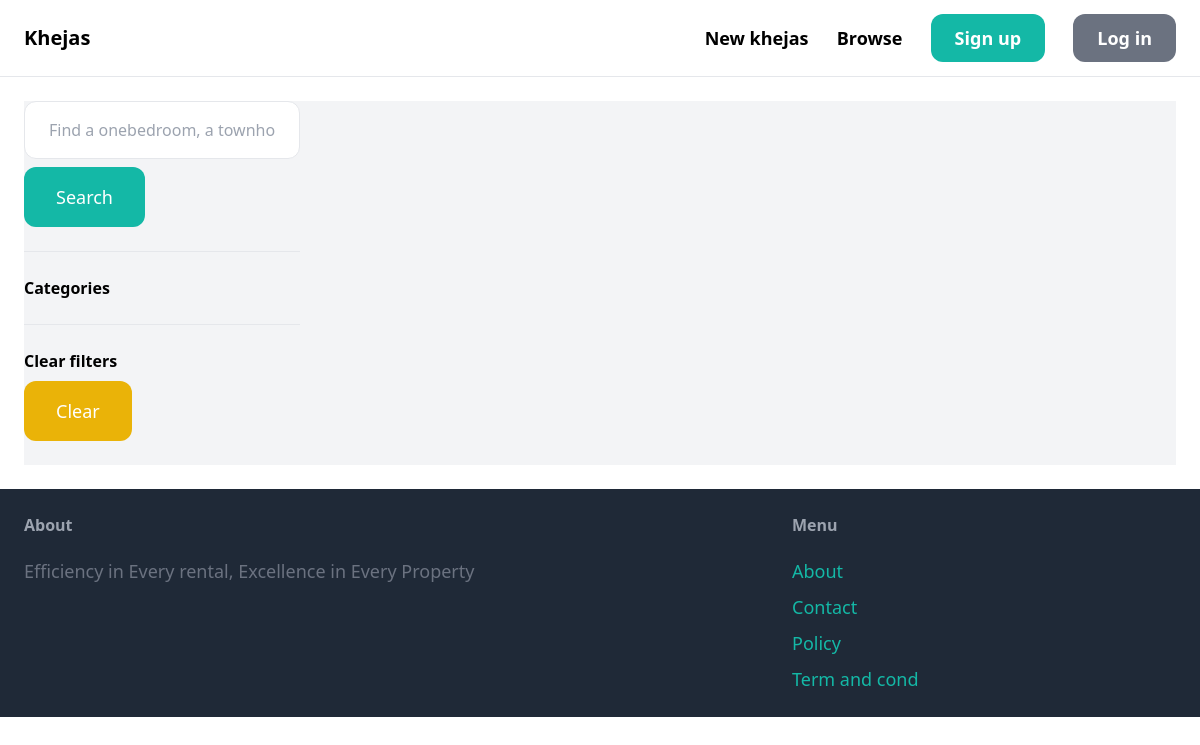
/khejass/, run on an earlier commit of the app's database.
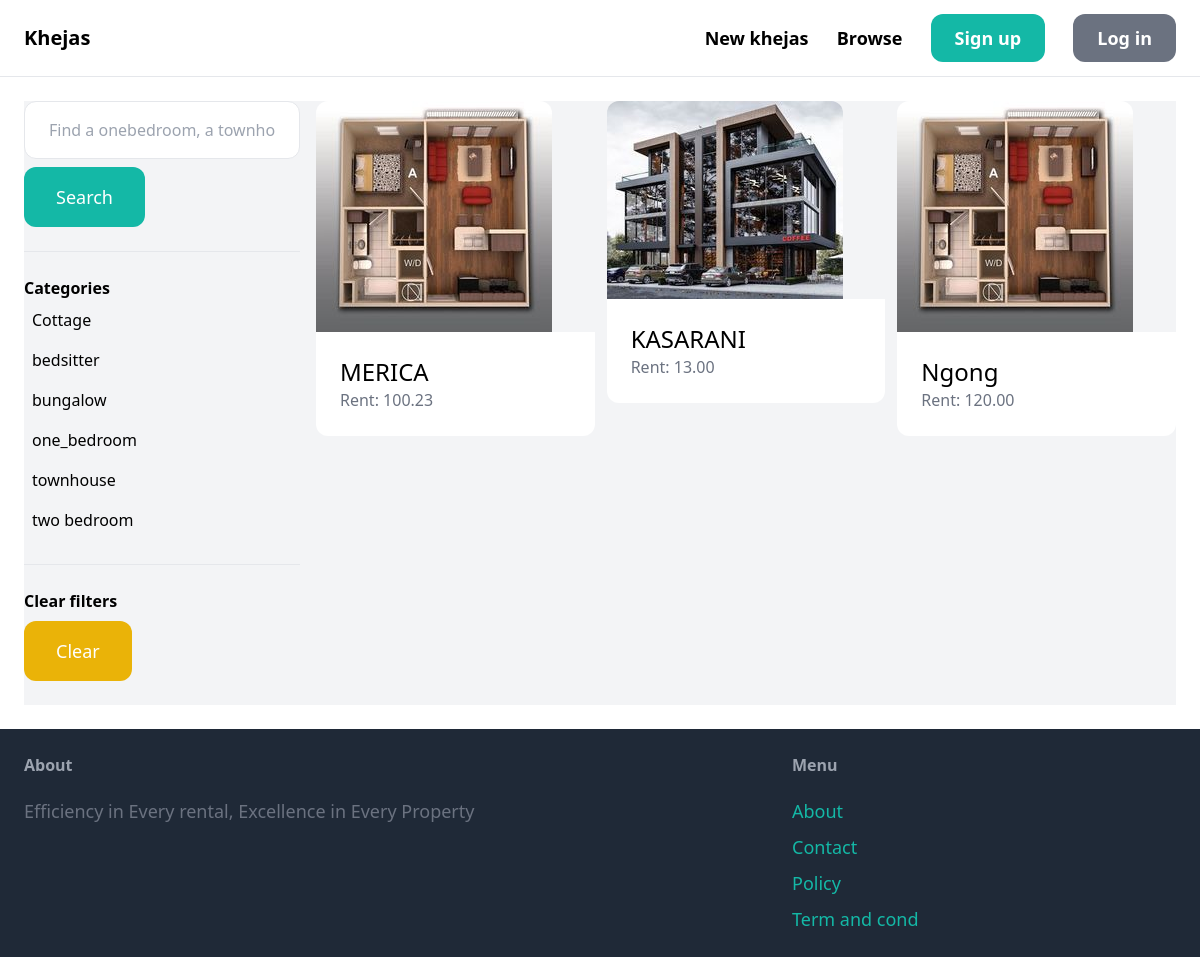
And on a later commit of the database.
### khejas/models.py (models this page shows, shortened)
class Category(models.Model):
    name = models.CharField(max_length=255)
    class Meta:
        ordering = ('name',)
        verbose_name_plural = 'Categories'

class Khejas(models.Model):
    category = models.ForeignKey(Category, related_name='khejass', on_delete=models.CASCADE)
    name = models.CharField(max_length=255)
    description = models.TextField(blank=True, null=True)
    rent = models.DecimalField(max_digits=5, decimal_places=2)
    image = models.ImageField(upload_to='khejas_images', blank=True, null=True)
    is_vacant = models.BooleanField(default=False)
    created_by = models.ForeignKey(User, related_name='khejass', on_delete=models.CASCADE)
    created_at = models.DateTimeField(auto_now_add=True)

### khejas/views.py (the view)
# urls.py: path('khejass/', include('khejas.urls')),
def khejass(request):
    query = request.GET.get('query', '')
    category_id = request.GET.get('category', 0)
    categories = Category.objects.all()
    khejass = Khejas.objects.filter(is_vacant=False)
    if category_id:
        khejass = khejass.filter(category_id=category_id)
    if query:
        khejass = khejass.filter(Q(name__icontains=query) | Q(description__icontains=query))
    return render(request, 'khejas/khejas.html', {
        'khejass': khejass,
        'query': query,
        'categories': categories,
        'category_id': int(category_id)
    })

### khejas/templates/khejas/khejas.html (shortened to what this page needs)
{% extends 'core/base.html' %}
{% block content %}
    <div class="pb-6 grid grid-cols-4 gap-4 bg-gray-100">
        <div class="col-span-1">
            <form method="get" action="{% url 'khejas:khejass' %}">
                <input name="query" class="w-full py-4 px-6 border rounded-xl" type="text" value="{{ query }}" placeholder="Find a onebedroom, a townhouse or bedsitter...">
                <button class="mt-2 py-4 px-8 text-lg bg-teal-500 text-white rounded-xl">Search</button>
            </form>
            <hr class="my-6">
            <p class="font-semibold">Categories</p>
            <ul>
                {% for category in categories %}
                    <li class="py-2 px-2 rounded-xl{% if category.id == category_id %} bg-gray-200{% endif %}">
                        <a href="{% url 'khejas:khejass' %}?query={{ query }}&category={{ category.id }}">{{ category.name }}</a>
                    </li>
                {% endfor %}
            </ul>
            <hr class="my-6">
            <p class="font-semibold">Clear filters</p>
            <ul>
                <li><a href="{% url 'khejas:khejass' %}" class="mt-2 py-4 px-8 inline-block bg-yellow-500 text-lg rounded-xl text-white">Clear</a>
        </div>
        <div class="col-span-3">
            <div class="grid grid-cols-3 gap-3">
                {% for khejas in khejass %}
                    <div>
                        <a href="{% url 'khejas:detail' khejas.id %}">
                            <div>
                                <img src="{{ khejas.image.url }}" class="rounded-t-xl">
                            </div>
                            <div class="p-6 bg-white rounded-b-xl">
                                <h2 class="text-2xl">{{ khejas.name }}</h2>
                                <p class="text-gray-500">Rent: {{ khejas.rent }}</p>
                            </div>
                        </a>
                    </div>
                {% endfor %}
            </div>
        </div>
    </div>
{% endblock %}

What changed in the data, as far as the page shows it:
added Category: name "Cottage"
added Category: name "bedsitter"
added Category: name "bungalow"
added Category: name "one_bedroom"
added Category: name "townhouse"
added Category: name "two bedroom"
added Khejas: image (picture), name "MERICA", rent "100.23"
added Khejas: image (picture), name "KASARANI", rent "13.00"
added Khejas: image (picture), name "Ngong", rent "120.00"
